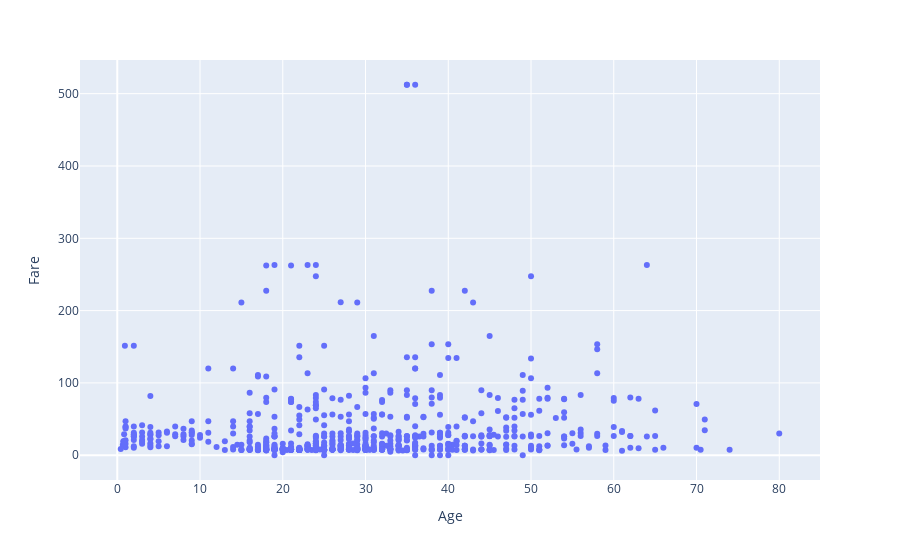

Notebook code cell kept with this figure:
### Markdown cell above
## Visualizacion de datos continuos

La mejor forma de visualizar los datos continuos es mediante uno de los dos métodos siguientes:

Un gráfico de dispersión XY, especialmente para las relaciones entre dos características continuas
Histogramas o gráficos de caja y bigotes, para observar la dispersión de los datos.
Nuestro conjunto de datos tiene Edad y Tarifa como columnas de datos continuos.

### Code cell
import plotly.express as px
px.scatter(dataset, x="Age", y="Fare")

#graphing.scatter_2D(dataset, label_x="Age", label_y="Fare")

### Figure 1 — Plotly figure (JSON) as saved in the notebook; plotly's stock layout.template omitted (floating-point values rounded to 4 significant figures; data arrays with more than 128 entries replaced by an {"elided": "..."} marker saying what was removed)
{"data": [{"hovertemplate": "Age=%{x}<br>Fare=%{y}<extra></extra>", "legendgroup": "", "marker": {"color": "#636efa", "symbol": "circle"}, "mode": "markers", "name": "", "orientation": "v", "showlegend": false, "type": "scatter", "x": {"elided": "891 float values"}, "xaxis": "x", "y": {"elided": "891 float values"}, "yaxis": "y"}], "layout": {"legend": {"tracegroupgap": 0}, "margin": {"t": 60}, "xaxis": {"anchor": "y", "domain": [0, 1], "title": {"text": "Age"}}, "yaxis": {"anchor": "x", "domain": [0, 1], "title": {"text": "Fare"}}}}
